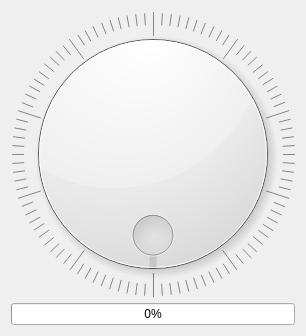
<?xml version="1.0" encoding="UTF-8"?>
<ui version="4.0">
 <class>Widget</class>
 <widget class="QWidget" name="Widget">
  <property name="geometry">
   <rect>
    <x>0</x>
    <y>0</y>
    <width>306</width>
    <height>336</height>
   </rect>
  </property>
  <property name="windowTitle">
   <string>Widget</string>
  </property>
  <layout class="QVBoxLayout" name="verticalLayout_2">
   <item>
    <layout class="QVBoxLayout" name="verticalLayout">
     <item>
      <widget class="QDial" name="dial">
       <property name="maximum">
        <number>100</number>
       </property>
       <property name="wrapping">
        <bool>true</bool>
       </property>
       <property name="notchesVisible">
        <bool>true</bool>
       </property>
      </widget>
     </item>
     <item>
      <widget class="QProgressBar" name="progressBar">
       <property name="value">
        <number>0</number>
       </property>
      </widget>
     </item>
    </layout>
   </item>
  </layout>
 </widget>
 <resources/>
 <connections>
  <connection>
   <sender>dial</sender>
   <signal>valueChanged(int)</signal>
   <receiver>progressBar</receiver>
   <slot>setValue(int)</slot>
   <hints>
    <hint type="sourcelabel">
     <x>196</x>
     <y>279</y>
    </hint>
    <hint type="destinationlabel">
     <x>194</x>
     <y>375</y>
    </hint>
   </hints>
  </connection>
 </connections>
</ui>
